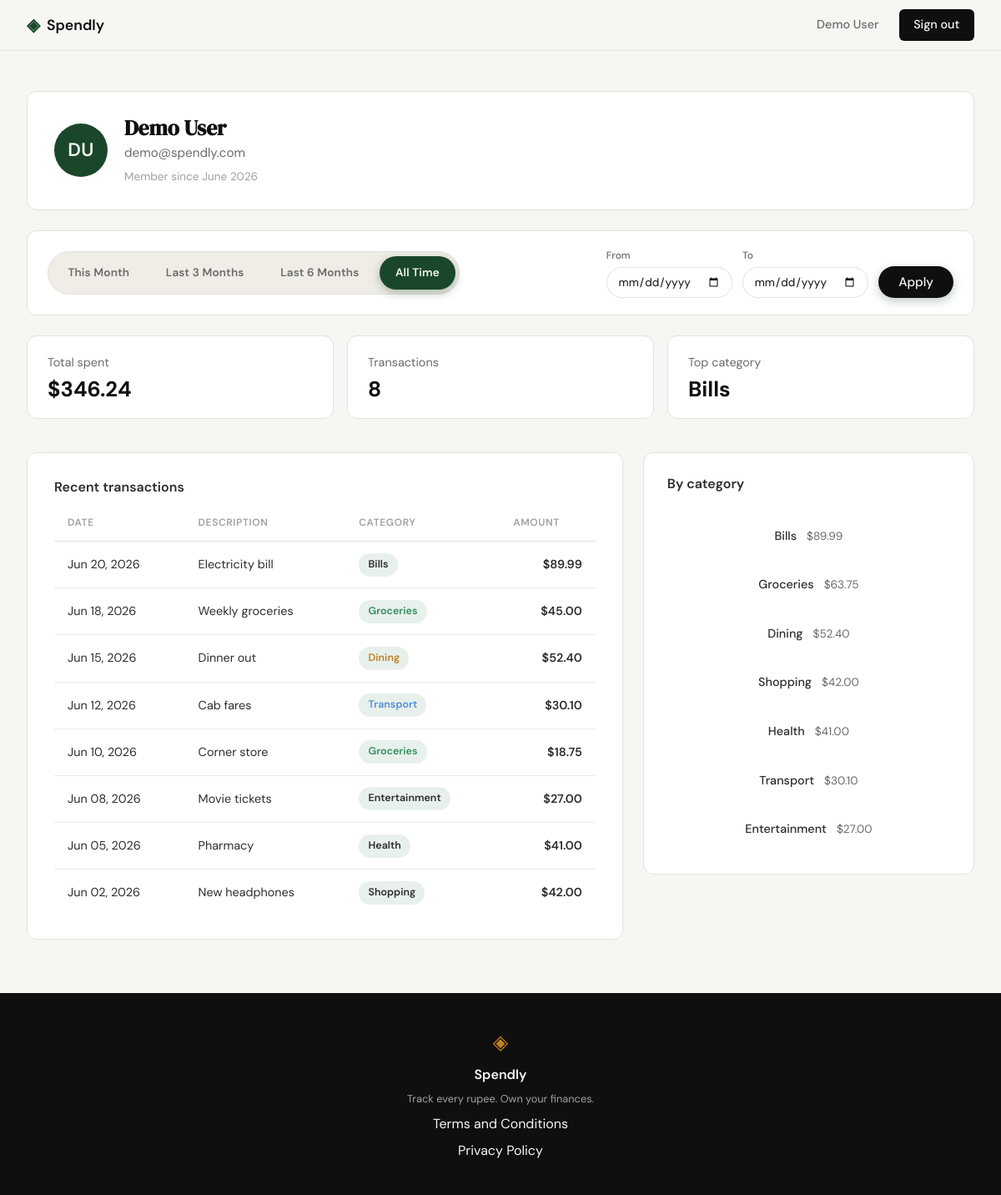
Screenshot of /profile (signed in) with the database file from the repository.
### tables this page shows
CREATE TABLE users (
    id         INTEGER PRIMARY KEY AUTOINCREMENT,
    name       TEXT    NOT NULL,
    email      TEXT    NOT NULL UNIQUE,
    password   TEXT    NOT NULL,
    created_at TEXT    NOT NULL DEFAULT (datetime('now'))
);

CREATE TABLE expenses (
    id          INTEGER PRIMARY KEY AUTOINCREMENT,
    user_id     INTEGER NOT NULL,
    amount      REAL    NOT NULL,
    category    TEXT    NOT NULL,
    description TEXT,
    date        TEXT    NOT NULL,
    created_at  TEXT    NOT NULL DEFAULT (datetime('now')),
    FOREIGN KEY (user_id) REFERENCES users(id) ON DELETE CASCADE
);

### app.py (the view)
@app.route("/profile")
def profile():
    if not session.get("user_id"):
        return redirect(url_for("login"))
    user_id = session["user_id"]
    date_from = parse_iso_date(request.args.get("date_from"))
    date_to = parse_iso_date(request.args.get("date_to"))
    error = None
    if date_from and date_to and date_from > date_to:
        error = "Start date must be before end date."
        date_from = date_to = None
    range_from = date_from if (date_from and date_to) else None
    range_to = date_to if (date_from and date_to) else None
    presets = build_presets(date.today())
    active_preset = next(
        (key for key, bounds in presets.items()
         if bounds == (range_from, range_to)
         or (bounds is None and range_from is None)),
        None,
    )
    record = get_user_by_id(user_id)
    if record is None:
        session.clear()
        return redirect(url_for("login"))
    name = record["name"]
    parts = name.split()
    if len(parts) >= 2:
        initials = (parts[0][0] + parts[-1][0]).upper()
    else:
        initials = name[:2].upper()
    user = {
        "name": name,
        "email": record["email"],
        "initials": initials,
        "member_since": record["member_since"],
    }
    transactions = []
    for row in get_recent_transactions(user_id, date_from=range_from, date_to=range_to):
        try:
            display_date = datetime.strptime(
                row["date"], "%Y-%m-%d"
            ).strftime("%b %d, %Y")
        except ValueError:
            display_date = row["date"]
        transactions.append({
            "date": display_date,
            "description": row["description"],
            "category": row["category"],
            "amount": "%.2f" % row["amount"],
            "slug": slugify(row["category"]),
        })
    stats = get_summary_stats(user_id, date_from=range_from, date_to=range_to)
    summary = {
        "total_spent": "{:,.2f}".format(stats["total_spent"]),
        "transaction_count": stats["transaction_count"],
        "top_category": stats["top_category"],
    }
    categories = [
        {
            "name": cat["name"],
            "amount": "%.2f" % cat["amount"],
            "percent": cat["pct"],
            "slug": slugify(cat["name"]),
        }
        for cat in get_category_breakdown(user_id, date_from=range_from, date_to=range_to)
    ]
    return render_template(
        "profile.html",
        user=user, summary=summary,
        transactions=transactions, categories=categories,
        presets=presets, active_preset=active_preset,
        date_from=range_from or "", date_to=range_to or "",
        error=error,
    )

### app.py (called while the page is built)
@app.context_processor
def inject_current_user():
    if "user_id" in session:
        current_user = {"id": session["user_id"], "name": session.get("user_name")}
    else:
        current_user = None
    return {"current_user": current_user}

def slugify(name):
    slug = re.sub(r"[^a-z0-9]+", "-", (name or "").lower())
    return slug.strip("-")

def parse_iso_date(value):
    if not value:
        return None
    try:
        datetime.strptime(value, "%Y-%m-%d")
    except ValueError:
        return None
    return value

def subtract_months(d, months):
    month_index = (d.year * 12 + (d.month - 1)) - months
    year, month = divmod(month_index, 12)
    month += 1
    if month == 12:
        next_month_first = date(year + 1, 1, 1)
    else:
        next_month_first = date(year, month + 1, 1)
    last_day = (next_month_first - date.resolution).day
    return date(year, month, min(d.day, last_day))

def build_presets(today):
    today_str = today.strftime("%Y-%m-%d")
    return {
        "this_month": (today.replace(day=1).strftime("%Y-%m-%d"), today_str),
        "last_3_months": (subtract_months(today, 3).strftime("%Y-%m-%d"), today_str),
        "last_6_months": (subtract_months(today, 6).strftime("%Y-%m-%d"), today_str),
        "all_time": None,
    }

### database/db.py (called while the page is built)
def get_db():
    if has_app_context():
        if "db" not in g:
            g.db = _connect()
        return g.db
    return _connect()

def _connect():
    conn = sqlite3.connect(DATABASE)
    conn.row_factory = sqlite3.Row
    conn.execute("PRAGMA foreign_keys = ON")
    return conn

### database/queries.py (called while the page is built)
def _date_clause(date_from, date_to):
    if date_from and date_to:
        return " AND date BETWEEN ? AND ?", [date_from, date_to]
    return "", []

def get_user_by_id(user_id):
    db = get_db()
    row = db.execute(
        "SELECT name, email, created_at FROM users WHERE id = ?",
        (user_id,),
    ).fetchone()
    if row is None:
        return None
    member_since = row["created_at"] or ""
    try:
        member_since = datetime.strptime(
            member_since[:19], "%Y-%m-%d %H:%M:%S"
        ).strftime("%B %Y")
    except ValueError:
        pass
    return {
        "name": row["name"],
        "email": row["email"],
        "member_since": member_since,
    }

### templates/profile.html (shortened to what this page needs)
{% extends "base.html" %}
{% block content %}
<section class="profile-section">
    <div class="profile-container">
        <div class="profile-header">
            <div class="profile-avatar">{{ user.initials }}</div>
            <div class="profile-identity">
                <h1 class="profile-name">{{ user.name }}</h1>
                <p class="profile-email">{{ user.email }}</p>
                <p class="profile-meta">Member since {{ user.member_since }}</p>
            </div>
        </div>
        <div class="filter-bar">
            <div class="filter-presets">
                <a href="{{ url_for('profile', date_from=presets.this_month[0], date_to=presets.this_month[1]) }}"
                   class="filter-preset{% if active_preset == 'this_month' %} is-active{% endif %}">This Month</a>
                <a href="{{ url_for('profile', date_from=presets.last_3_months[0], date_to=presets.last_3_months[1]) }}"
                   class="filter-preset{% if active_preset == 'last_3_months' %} is-active{% endif %}">Last 3 Months</a>
                <a href="{{ url_for('profile', date_from=presets.last_6_months[0], date_to=presets.last_6_months[1]) }}"
                   class="filter-preset{% if active_preset == 'last_6_months' %} is-active{% endif %}">Last 6 Months</a>
                <a href="{{ url_for('profile') }}"
                   class="filter-preset{% if active_preset == 'all_time' %} is-active{% endif %}">All Time</a>
            </div>
            <form class="filter-custom" method="get" action="{{ url_for('profile') }}">
                <label class="filter-field">
                    <span class="filter-label">From</span>
                    <input type="date" name="date_from" value="{{ date_from }}" class="filter-date">
                </label>
                <label class="filter-field">
                    <span class="filter-label">To</span>
                    <input type="date" name="date_to" value="{{ date_to }}" class="filter-date">
                </label>
                <button type="submit" class="btn-submit filter-apply">Apply</button>
            </form>
        </div>
        <div class="stat-row">
            <div class="stat-card">
                <span class="stat-label">Total spent</span>
                <span class="stat-value">${{ summary.total_spent }}</span>
            </div>
            <div class="stat-card">
                <span class="stat-label">Transactions</span>
                <span class="stat-value">{{ summary.transaction_count }}</span>
            </div>
            <div class="stat-card">
                <span class="stat-label">Top category</span>
                <span class="stat-value">{{ summary.top_category }}</span>
            </div>
        </div>
        <div class="profile-grid">
            <div class="tx-card">
                <h2 class="profile-section-title">Recent transactions</h2>
                <div class="tx-table-wrap">
                    <table class="tx-table">
                        <thead>
                            <tr>
                                <th>Date</th>
                                <th>Description</th>
                                <th>Category</th>
                                <th class="tx-amount-col">Amount</th>
                            </tr>
                        </thead>
                        <tbody>
                            {% for tx in transactions %}
                            <tr>
                                <td class="tx-date">{{ tx.date }}</td>
                                <td>{{ tx.description }}</td>
                                <td>
                                    <span class="tx-badge tx-badge--{{ tx.slug }}">{{ tx.category }}</span>
                                </td>
                                <td class="tx-amount">${{ tx.amount }}</td>
                            </tr>
                            {% else %}
                            <tr>
                                <td colspan="4" class="tx-empty">No transactions yet.</td>
                            </tr>
                            {% endfor %}
                        </tbody>
                    </table>
                </div>
            </div>
            <div class="bars-panel">
                <h2 class="profile-section-title">By category</h2>
                {% for cat in categories %}
                <div class="bar-row">
                    <div class="cat-label">
                        <span class="cat-name">{{ cat.name }}</span>
                        <span class="cat-amount">${{ cat.amount }}</span>
                    </div>
                </div>
                {% else %}
                <p class="cat-empty">No spending to break down yet.</p>
                {% endfor %}
            </div>
        </div>
    </div>
</section>
{% endblock %}

### templates/base.html (shortened to what this page needs)
<!DOCTYPE html>
<html lang="en">
<head>
    <link rel="stylesheet" href="{{ url_for('static', filename='css/style.css') }}">
</head>
<body>
    <nav class="navbar">
        <div class="nav-inner">
            <a href="{{ url_for('landing') }}" class="nav-brand">
                <span class="brand-icon">◈</span>
                <span class="brand-name">Spendly</span>
            </a>
            <div class="nav-links">
                {% if current_user %}
                <a href="{{ url_for('profile') }}">{{ current_user.name or 'Profile' }}</a>
                <a href="{{ url_for('logout') }}" class="nav-cta">Sign out</a>
                {% else %}
                <a href="{{ url_for('login') }}">Sign in</a>
                <a href="{{ url_for('register') }}" class="nav-cta">Get started</a>
                {% endif %}
            </div>
        </div>
    </nav>
    <main class="main-content">
        {% block content %}{% endblock %}
    </main>
    <footer class="footer">
        <div class="footer-inner">
            <span class="brand-icon">◈</span>
            <span class="footer-name">Spendly</span>
            <p class="footer-copy">Track every rupee. Own your finances.</p>
            <a href="/terms">Terms and Conditions</a>
            <a href="/privacy">Privacy Policy</a>
        </div>
    </footer>
</body>
</html>

### rows the page displays
users: name "Demo User", email "demo@spendly.com"
expenses: top_category "Bills", date "Jun 20, 2026", description "Electricity bill", category "Bills", amount "89.99", name "Bills"
expenses: date "Jun 18, 2026", description "Weekly groceries", category "Groceries", amount "45.00"
expenses: date "Jun 15, 2026", description "Dinner out", category "Dining", amount "52.40", name "Dining"
expenses: date "Jun 12, 2026", description "Cab fares", category "Transport", amount "30.10", name "Transport"
expenses: date "Jun 10, 2026", description "Corner store", category "Groceries", amount "18.75"
expenses: date "Jun 08, 2026", description "Movie tickets", category "Entertainment", amount "27.00", name "Entertainment"
expenses: date "Jun 05, 2026", description "Pharmacy", category "Health", amount "41.00", name "Health"
expenses: date "Jun 02, 2026", description "New headphones", category "Shopping", amount "42.00", name "Shopping"

### other values shown
{{ user.initials }} "DU"
{{ user.member_since }} "June 2026"
{{ summary.total_spent }} "346.24"
{{ summary.transaction_count }} "8"
{{ cat.name }} "Groceries"
{{ cat.amount }} "63.75"
